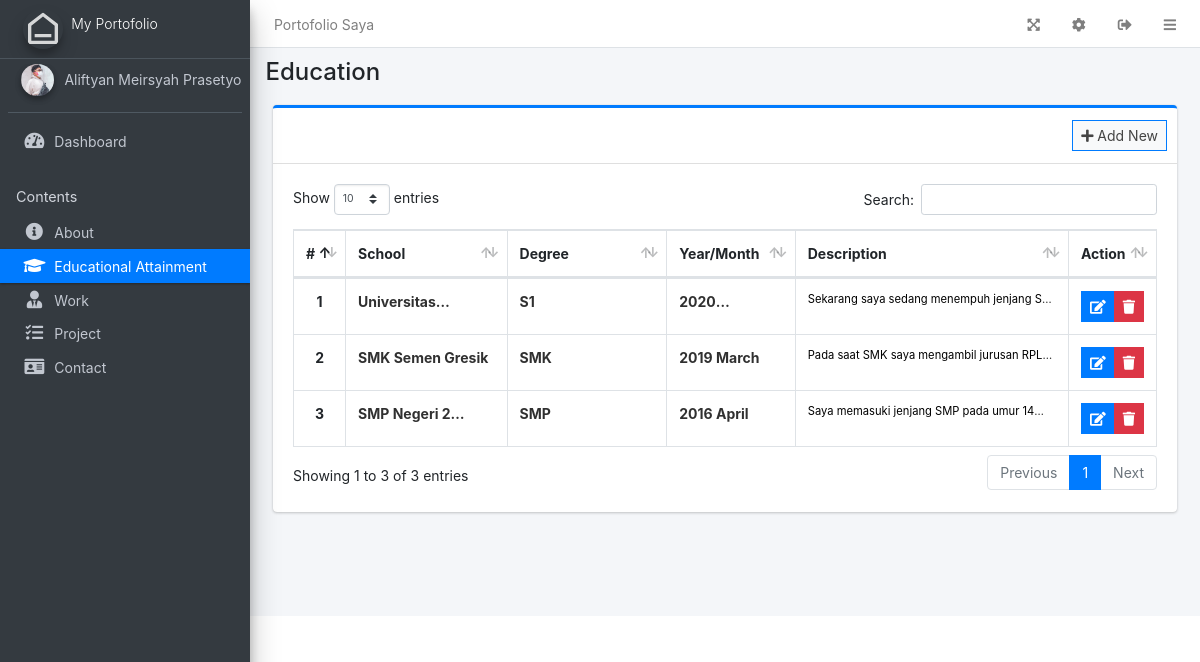
The app's page /admin/?page=education (signed in) with its own data.
### tables this page shows
CREATE TABLE `education` (
  `id` int(30) NOT NULL,
  `school` text DEFAULT NULL,
  `degree` text DEFAULT NULL,
  `month` varchar(50) NOT NULL,
  `year` int(10) NOT NULL,
  `description` text DEFAULT NULL,
  `order_by` int(30) NOT NULL
);

### admin/education/index.php (the view, shortened to what this page needs)
<div class="col-lg-12">
	<div class="card card-outline card-primary">
		<div class="card-header">
			<div class="card-tools">
				<a class="btn btn-block btn-sm btn-default btn-flat border-primary new_education" href="javascript:void(0)"><i class="fa fa-plus"></i> Add New</a>
			</div>
		</div>
		<div class="card-body">
			<table class="table tabe-hover table-bordered table-compact" id="list">
				<colgroup>
					<col width="5%">
					<col width="20%">
					<col width="20%">
					<col width="15%">
					<col width="35%">
					<col width="15%">
				</colgroup>
				<thead>
					<tr>
						<th class="text-center">#</th>
						<th>School</th>
						<th>Degree</th>
						<th>Year/Month</th>
						<th>Description</th>
						<th>Action</th>
					</tr>
				</thead>
				<tbody>
					<?php
					$i = 1;
					$qry = $conn->query("SELECT * FROM `education` order by `year` desc,`month` desc");
					while($row= $qry->fetch_assoc()):
						$desc = html_entity_decode($row['description']);
					?>
					<tr>
						<th class="text-center"><?php echo $i++ ?></th>
						<td><b class="truncate-1"><?php echo ucwords($row['school']) ?></b></td>
						<td><b class="truncate-1"><?php echo ucwords($row['degree']) ?></b></td>
						<td><b class="truncate-1"><?php echo $row['year'] . ' ' .$row['month'] ?></b></td>
						<td><small class="truncate-1"><?php echo $desc ?></small></td>
						<td class="text-center">
		                    <div class="btn-group">
		                        <a href="javascript:void(0)" data-id='<?php echo $row['id'] ?>' class="btn btn-primary btn-flat btn-sm manage_education">
		                          <i class="fas fa-edit"></i>
		                        </a>
		                        <button type="button" class="btn btn-danger btn-sm btn-flat delete_education" data-id="<?php echo $row['id'] ?>">
		                          <i class="fas fa-trash"></i>
		                        </button>
	                      </div>
						</td>
					</tr>
				<?php endwhile; ?>
				</tbody>
			</table>
		</div>
	</div>
</div>

### records on screen
education: degree "S1", year "2020", description "Sekarang saya sedang menempuh jenjang…"
education: school "SMK Semen Gresik", degree "SMK", year "2019", month "March", description "Pada saat SMK saya mengambil jurusan…"
education: school "SMP Negeri…", degree "SMP", year "2016", month "April", description "Saya memasuki jenjang SMP pada umur…"

### other values on screen
$_settings->info('name') "Portofolio Saya"
$_settings->userdata('firstname').' '.$_settings->userdata('lastname') "Aliftyan Meirsyah Prasetyo"
str_replace("_", " ",$page) "Education"
